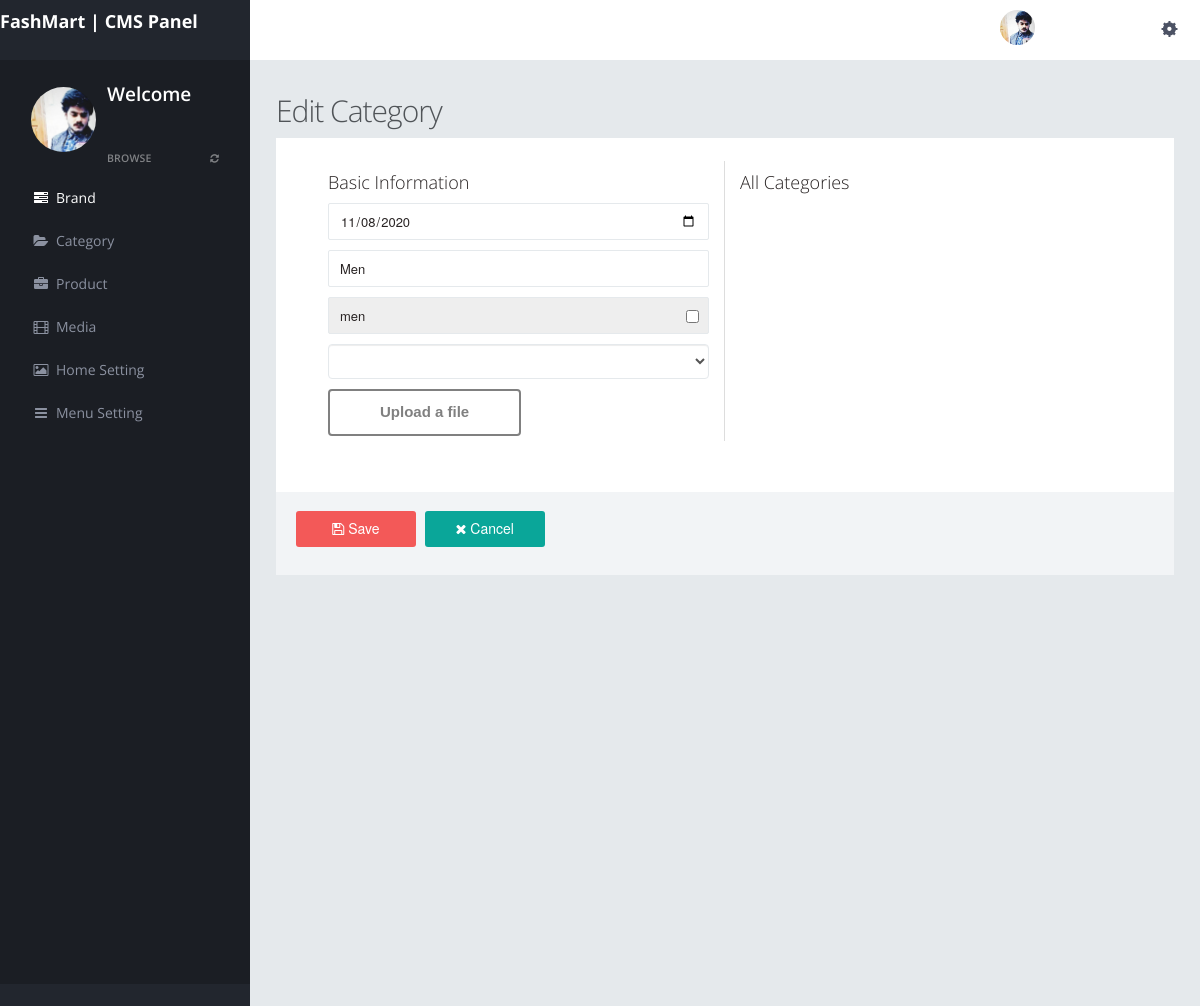
The app's page /admin/category/edit/1 with its own data.
### tables this page shows
CREATE TABLE `fashmart099_category` (
  `id` int(10) unsigned NOT NULL AUTO_INCREMENT,
  `create_date` varchar(255) DEFAULT NULL,
  `title` varchar(255) DEFAULT NULL,
  `slug` varchar(255) DEFAULT NULL,
  `parent_id` int(11) DEFAULT NULL,
  `category_image` varchar(255) DEFAULT NULL,
  `category_banner_image` varchar(255) DEFAULT NULL,
  `status` varchar(255) DEFAULT NULL,
  `last_updated` timestamp NULL DEFAULT NULL ON UPDATE current_timestamp(),
  PRIMARY KEY (`id`)
);

### application/controllers/admin/Category.php (called while the page is built, shortened)
<?php defined('BASEPATH') OR exit('No direct script access allowed');
class Category extends CI_Controller
{
	public function __construct()
	{
		$this->load->model('category_model','category');
	}
	public function edit($category_id)
	{
		$data['category_array'] = $this->category->category_array();
		$data['get_categories'] = $this->category->get_by($category_id);
		$data['dataContent'] = '/admin/category/edit';
		$this->load->view('admin/layout/master',$data);
	}
}
?>

### index.php (called while the page is built, shortened)
<?php
require_once BASEPATH.'core/CodeIgniter.php';

### application/models/Category_model.php (called while the page is built, shortened)
<?php
class Category_model extends CI_Model
{
	public function get_by($category_id)
	{
		return $this->db->get_where('fashmart099_category',['id'=>$category_id])->row_array();
	}
}
?>

### application/views/admin/category/edit.php (the view, shortened to what this page needs)
<div class="page-content">
    <div class="content">
      <div class="page-title">
        <h2>Edit Category</h2>
      </div>
        <div class="col-md-14">
        <?php
        $hidden = ['img_url'=>$get_categories['category_image']];
        echo form_open_multipart('',['id'=>'formEdit','name'=>'formEdit'],$hidden); ?>
              <div class="grid simple">
                <div class="grid-body no-border">
                  <div class="row">
        <div class="col-md-12">
          <div class="grid simple">
            <div class="grid-title no-border">
            </div>
            <div class="grid-body no-border">
              <div class="row column-seperation">
                <div class="col-md-6">
                  <h4>Basic Information</h4>
                    <div class="row form-row">
                      <div class="col-md-12">
                        <input name="create_date" id="create_date" type="date" value="<?php echo $get_categories['create_date']; ?>"  class="form-control" placeholder="Date" autocomplete="off">
                      </div>
                    </div>
                    <div class="row form-row">
                      <div class="col-md-12">
                        <input name="title" id="title"  type="text" autocomplete="off" class="form-control <?php echo form_error('title') ? 'error' : null; ?>"  placeholder="Title" value="<?php echo $get_categories['title']; ?>">
                      </div>
                    </div>
                    <div class="row form-row">
                      <div class="col-md-12">
                        <input name="slug" id="slug" autocomplete="off" type="text"  class="form-control slugField"  placeholder="Slug" value="<?php echo $get_categories['slug']; ?>" readonly style="position: relative;">
                        <input type="checkbox" name="checkSlug" value="testing" id="checkSlug" style="position: absolute;top:15px;right: 25px;">
                      </div>
                    </div>
                    <div class="row form-row">
                      <div class="col-md-12">
                        <select name="parent_id" id="parent_id" class="form-control parent_category">
                          <option value="<?php echo $get_categories['parent_id']; ?>"><?php echo $category_array[$get_categories['parent_id']]; ?></option>
                        </select>
                      </div>
                    </div>
                    <div class="row form-row">
                      <div class="col-md-12">
                        <div class="upload-btn-wrapper">
                          <div class="btn-upload">Upload a file</div>
                        </div>
                      </div>
                    </div>
                </div>
                <div class="col-md-6">
                  <h4>All Categories</h4>
                </div>
              </div>
            </div>
          </div>
       <div class="form-actions">
          <button class="btn btn-danger btn-cons" type="submit"><i class="fa fa-save"></i> Save </button>
          <a href="/admin/category" class="btn btn-primary btn-cons" type="button"><i class="fa fa-times"></i> Cancel </a>
        </div>
        </div>
      </div>
                </div>
              </div>
        <?php echo form_close(); ?>
        </div>
    </div>
  </div>

### assets/admin/css/responsive.css (style rules this page uses)
@media (min-width: 980px) { .page-content { margin-left: 250px; min-height: 1006px; } }

### records on screen
fashmart099_category: create_date "11/08/2020", title "Men", slug "men"
